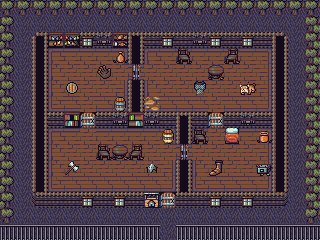

The image is a tile-based game level rendered from a .tmx file. Its description and source (layers, tilesets, objects; grid data summarised) follow:
An orthogonal 20x15 tile map with 16x16 px tiles, 7 tile layers (Background, Walls, Broken, Shelf, ...), 5 tilesets.

<map version="1.0" orientation="orthogonal" width="20" height="15" tilewidth="16" tileheight="16">
 <tileset firstgid="1" name="Tiles" tilewidth="16" tileheight="16">
  <image source="../../images/Objects/tiles_dark.png" width="208" height="144" />
 </tileset>
 <tileset firstgid="118" name="Objects" tilewidth="16" tileheight="16">
  <image source="../../images/Objects/Decor0.png" width="128" height="352" />
 </tileset>
 <tileset firstgid="294" name="Broken" tilewidth="16" tileheight="16">
  <image source="../../images/Objects/items_after.png" width="160" height="96" />
 </tileset>
 <tileset firstgid="354" name="Good" tilewidth="16" tileheight="16">
  <image source="../../images/Objects/items_before.png" width="160" height="96" />
 </tileset>
 <tileset firstgid="414" name="Bed" tilewidth="16" tileheight="16">
  <image source="../../images/Objects/bed.png" width="32" height="16" />
 </tileset>
 <layer name="Background" width="20" height="15">
  <data>[300 cells, 300 non-empty, 13 distinct tile ids]</data>
 </layer>
 <layer name="Walls" width="20" height="15">
  <data>[300 cells, 124 non-empty, 13 distinct tile ids]</data>
 </layer>
 <layer name="Broken" width="20" height="15">
  <data>[300 cells, 33 non-empty, 16 distinct tile ids]</data>
 </layer>
 <layer name="Shelf" width="20" height="15">
  <data>[300 cells, 5 non-empty, 1 distinct tile ids]</data>
 </layer>
 <layer name="Good" width="20" height="15">
  <data>[300 cells, 31 non-empty, 17 distinct tile ids]</data>
 </layer>
 <layer name="Bed" width="20" height="15">
  <data>[300 cells, 1 non-empty, 1 distinct tile ids]</data>
 </layer>
 <layer name="Objects" width="20" height="15">
  <data>[300 cells, 6 non-empty, 2 distinct tile ids]</data>
 </layer>
</map>
